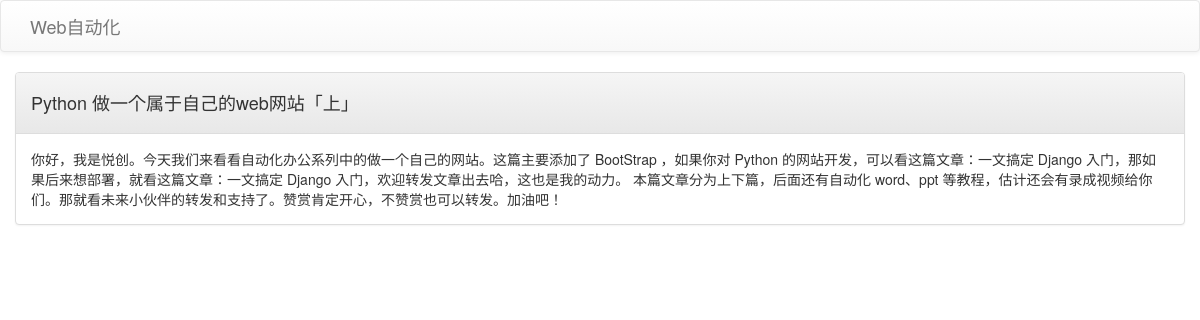
The app's page /article/2 with its own data.
### blog/models.py (models this page shows, shortened)
class Article(models.Model):
	title = models.CharField(max_length=64, verbose_name="标题")
	abstract = models.CharField(max_length=128, verbose_name="摘要")
	content = models.TextField(verbose_name="内容")

### blog/views.py (the view)
# urls.py: path('article/<int:id>', article_detail),
def article_detail(request, id):
	article = Article.objects.get(id=id)
	return render(request, 'article.html', {'article': article})

### blog/templates/article.html (shortened to what this page needs)
<!DOCTYPE html>
<html>
<head>
	<link rel="stylesheet" href="https://cdn.jsdelivr.net/npm/bootstrap@3.3.7/dist/css/bootstrap.min.css">
	<link rel="stylesheet" href="https://cdn.jsdelivr.net/npm/bootstrap@3.3.7/dist/css/bootstrap-theme.min.css">
</head>
<body>
	<nav class="navbar navbar-default">
	  <div class="container">
	    <div class="navbar-header">
	      <a class="navbar-brand" href="#">Web自动化</a>
	    </div>
	  </div>
	</nav>
<div class="container">
	<div class="row">
		<div class="col-md">
			<div class="panel panel-default">
				<div class="panel-heading">
					<h4>{{article.title}}</h4>
				</div>
				<div class="panel-body">
                    {{article.content}}
				</div>
			</div>
		</div>
	</div>
</div>
</body>
</html>

### records on screen
Article: title "Python 做一个属于自己的web网站「上」", content "你好，我是悦创。今天我们来看看自动化办公系列中的做一个自己的网站。这篇主要添加了 BootStrap ，如果你对 Python 的网站开发，可以看这篇文章：一文搞定 Django 入门，那如果后来想部署，就看这篇文章：一文搞定 Django 入门，欢迎转发文章出去哈，这也是我的动力。 本篇文章分为上下篇，后面还有自动化 word、ppt 等教程，估计还会有录成视频给你们。那就看未来小伙伴的转发和支持了。赞赏肯定开心，不赞赏也可以转发。加油吧！"
